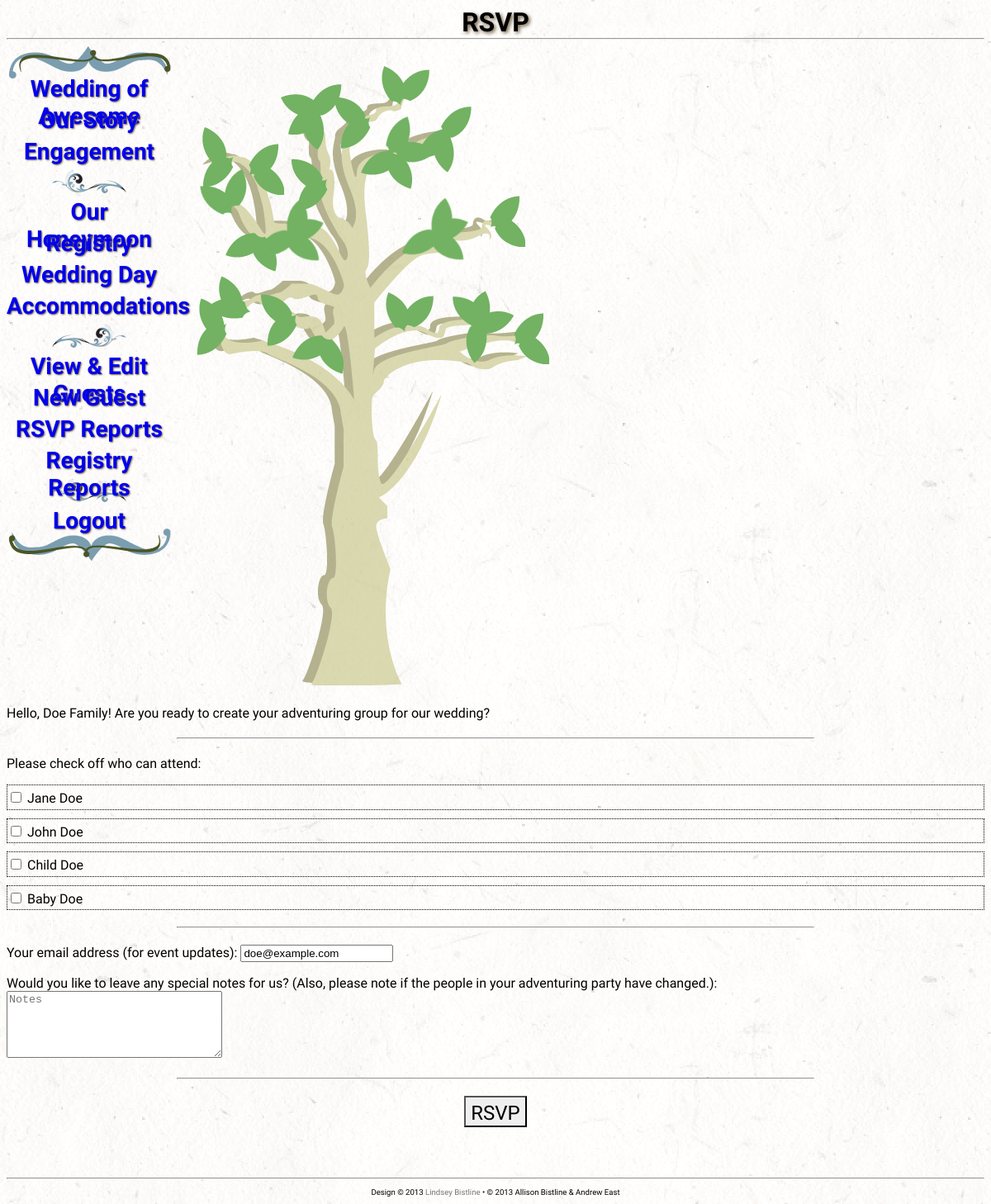
Screenshot of /weddingRoot/rsvp.php (signed in) with the database file from the repository.
### tables this page shows
CREATE TABLE IF NOT EXISTS `users` (
  `userID` smallint(5) unsigned NOT NULL AUTO_INCREMENT,
  `username` varchar(254) NOT NULL,
  `isAdmin` tinyint(1) unsigned DEFAULT '0',
  `passwordPlaintext` varchar(255) DEFAULT NULL,
  `name` varchar(254) NOT NULL,
  `email` varchar(254) DEFAULT NULL,
  `isRSVP` tinyint(1) unsigned DEFAULT '0',
  `lastRSVPTime` datetime DEFAULT NULL,
  `isThankYouSent` tinyint(1) unsigned DEFAULT '0',
  `address` text,
  `gift` text,
  `thankYouCardNotes` text,
  `notesRSVP` text,
  `lastLoginTime` datetime DEFAULT NULL,
  `password` binary(20) DEFAULT NULL,
  `isBridalShower` tinyint(1) unsigned DEFAULT '0',
  PRIMARY KEY (`userID`),
  UNIQUE KEY `username` (`username`)
);

CREATE TABLE IF NOT EXISTS `attendees` (
  `attendeeID` smallint(5) unsigned NOT NULL AUTO_INCREMENT,
  `userID` mediumint(8) unsigned NOT NULL,
  `displayName` varchar(50) DEFAULT NULL,
  `isPlusOne` tinyint(3) unsigned NOT NULL DEFAULT '0',
  `isAttending` tinyint(3) unsigned NOT NULL DEFAULT '0',
  `isInfant` tinyint(3) unsigned NOT NULL DEFAULT '0',
  `isChild` tinyint(3) unsigned NOT NULL DEFAULT '0',
  PRIMARY KEY (`attendeeID`),
  KEY `userID` (`userID`)
);

### weddingInclude/classModel.inc (called while the page is built, shortened)
<?php
class model
{
  private $dbc;
  function __construct($host, $usr, $pw, $name, $port)
  {
    $this->dbHostname = $host;
    $this->dbName = $name;
    $this->dbUser = $usr;
    $this->dbPassword = $pw;
    $this->dbPort = $port;
    $this->dbc = new mysqli($this->dbHostname, $this->dbUser, $this->dbPassword, $this->dbName, $this->dbPort);
  }
  public function isConnected()
  {
    return ($this->dbc->connect_errno) ? false : true;
  }
  public function sanitize($input)
  {
    $input = strip_tags($input);
    return $this->dbc->real_escape_string($input);
  }
  public function runQuery($queryString)
  {
    if ($this->results = $this->dbc->query($queryString))
      return true;
    else
      return false;
  }
  public function getResultsAssoc()
  {
    if ($this->results)
      return $this->results->fetch_assoc();
    else
      return false;
  }
}
?>

### weddingInclude/classWeddingUser.inc (called while the page is built, shortened)
<?php
require_once('classModel.inc');
require_once('classUsersDatabase.inc');
class weddingUser
{
  private $usersDataConnect;
  private $isConnected;
  private $currentUserID;
  private $currentFullName;
  private $currentUserEmail;
  private $currentUserIsRSVP;
  public function __construct()
  {
    $this->usersModel = new model(DB_HOST, DB_USER, DB_PASSWORD, DB_NAME, DB_PORT);
    $this->usersDataConnect = new usersDatabase($this->usersModel);
    $this->isConnected = $this->usersDataConnect->isConnected();
    $this->currentUserID = false;
    $this->currentFullName = false;
    $this->currentUserEmail= false;
    $this->currentUserIsRSVP = false;
  }
  public function setCurrentUser($usrId)
  {
    if ($this->isConnected)
    {
      if ($rowAssoc = $this->usersDataConnect->getUserRowByID($usrId))
      {
        $this->currentUserID = $rowAssoc['userID'];
        $this->currentFullName = $rowAssoc['name'];
        $this->currentUserEmail = $rowAssoc['email'];
        $this->currentUserIsRSVP = $rowAssoc['isRSVP'];
      }
      else
      {
      }
    }
    else
    {
    }
  }
  public function getCurrentFullName()
  {
    return $this->currentFullName;
  }
  public function getCurrentIsRSVP()
  {
    return (($this->currentUserIsRSVP == "1") ? true : false);
  }
  public function getCurrentUserEmail()
  {
    return $this->currentUserEmail;
  }
  public function getCurrentAttendeesArray()
  {
    return $this->usersDataConnect->getAttendeesByID($this->currentUserID);
  }
}
?>

### weddingInclude/classUsersDatabase.inc (called while the page is built, shortened)
<?php
require_once('classModel.inc');
class usersDatabase
{
  private $connectedModel;
  public function __construct(model $databaseConnect)
  {
    if ($databaseConnect->isConnected())
      $this->connectedModel = $databaseConnect;
  }
  public function isConnected()
  {
    return ($this->connectedModel->isConnected()) ? true : false;
  }
  public function getUserRowByID($usrID)
  {
    $query = 'select userID, username, name, passwordPlaintext, email, isAdmin, isRSVP, address, gift, thankYouCardNotes, isThankYouSent, isBridalShower, notesRSVP, lastLoginTime from users where userID = "';
    $query .= $this->connectedModel->sanitize($usrID) . '"';
    if ($this->connectedModel->runQuery($query))
    {
      return $this->connectedModel->getResultsAssoc();
    }
    else
    {
      return false;
    }
  }
  public function getAttendeesByID($usrID)
  {
    $query = 'select attendeeID, displayName, isPlusOne, isAttending, isInfant, isChild from attendees where userID = "';
    $query .= $this->connectedModel->sanitize($usrID) . '" order by attendeeID;';
    if ($this->connectedModel->runQuery($query))
    {
      $arr = array();
      while ($row = $this->connectedModel->getResultsAssoc())
      {
        $arr[$row['attendeeID']] = array('displayName' => $row['displayName'], 'isPlusOne' => $row['isPlusOne'], 'isAttending' => $row['isAttending'], 'isInfant' => $row['isInfant'], 'isChild' => $row['isChild']);
      }
      return $arr;
    }
    else
    {
      return false;
    }
  }
}
?>

### weddingRoot/rsvp.php (the view, shortened to what this page needs)
<?php
include("header.inc");
?>
<section class=content>
<?php
require_once("classWeddingUser.inc");
$currentUser = new weddingUser();
$currentUser->setCurrentUser($_SESSION['userID']);
if (!$currentUser->getCurrentIsRSVP())
{
  echo '<p>Hello, ' . $currentUser->getCurrentFullName() . '! Are you ready to create your adventuring group for our wedding?</p><hr style="width:65%;margin-top:20px;margin-bottom:20px;" /><p>Please check off who can attend:</p>';
}
else
{
  echo '<p>You can unlock your RSVP to edit at any time. We\'ll get an email that you\'ve made changes so we can take note of it, no worries.</p>';
  echo '<p><input type="button" id="lockButton" class="lockedButton" onclick="toggleLock()" value="Locked" /></p>';
}
?>
<form action="rsvp.php" method="post" id="rsvpForm">
<?php
$attendees = $currentUser->getCurrentAttendeesArray();
foreach ($attendees as $attID => $attendee)
{
  echo '<div class="' . (($attendee['isAttending']) ? 'a' : 'nonA') . 'ttendeeBox" id="attendeeBox[' . $attID . ']">' . "\n  ";
  echo '<input tabindex="1" type="checkbox" name="isAttending[' . $attID . ']" id="isAttending[' . $attID . ']" ' . (($attendee['isAttending']) ? 'checked ' : '') . 'onClick="changeAttStyle(' . $attID . ')" class="isAttending"' . (($currentUser->getCurrentIsRSVP()) ? ' disabled' : '') . ' /> ';
  if ($attendee['isPlusOne'])
  {
    echo '<label for="isAttending[' . $attID . ']">Plus One! (Name):</label> ';
    echo '<input type="text" name="displayName[' . $attID . ']"  id="displayName[' . $attID . ']" value="' . ((isset($attendee['displayName'])) ? $attendee['displayName'] : '') . '" size="30" placeholder="Leave blank to be called \'Guest\'"' . (($currentUser->getCurrentIsRSVP()) ? ' disabled' : '') . ' /> ';
  }
  else
  {
    echo '<label for="isAttending[' . $attID . ']">' . $attendee['displayName'] . '</label> ';
  }
  echo "\n</div>\n";
}
?>
<hr style="width:65%;margin-top:20px;margin-bottom:20px;" />
<p>
  <label for="email">Your email address (for event updates): </label>
  <input type="email" name="email" id="email" placeholder="Your Email" value="<?php echo $currentUser->getCurrentUserEmail(); ?>"<?php echo (($currentUser->getCurrentIsRSVP()) ? ' disabled' : ''); ?>>
</p>
<p>
  <label for="notesRSVP">Would you like to leave any special notes for us? (Also, please note if the people in your adventuring party have changed.):</label><br />
  <textarea name="notesRSVP" id="notesRSVP" cols="30" rows="5" placeholder="Notes"<?php echo (($currentUser->getCurrentIsRSVP()) ? ' disabled' : ''); ?>><?php echo $currentUser->getCurrentNotesRSVP(); ?></textarea>
</p>
<hr style="width:65%;margin-top:20px;margin-bottom:20px;" />
<p style="text-align:center;">
  <input type="submit" name="submitted" id="submitted" style="font-size:150%" value="<?php echo (($currentUser->getCurrentIsRSVP()) ? 'RSVP & Email' : 'RSVP'); ?>" tabindex="42"<?php echo (($currentUser->getCurrentIsRSVP()) ? ' disabled' : ''); ?> class="<?php echo (($currentUser->getCurrentIsRSVP()) ? 'disabledButton' : 'enabledButton'); ?>" />
</p>
</form>
</section>
<?php include("footer.inc"); ?>

### weddingRoot/css/style.css (style rules this page uses)
html { background: url('../resources/page_resources/lightpaperfibers2x.png') fixed; }
body { font-family: 'Gentium Basic', serif; color: <?php echo $colorRainforest; ?>; }
hr { border:<?php echo $colorCascades; ?> solid 1px; }
.isAttending { border: 2px black; }
#rsvpForm div { line-height:1.6em; padding-top:3px; border:1px dotted; margin-bottom:10px; display: block; position: relative; z-index: 0; }
#rsvpForm div:after { content: ""; opacity: 0.5; top: 0; left: 0; bottom: 0; right: 0; position: absolute; z-index: -1; }
#rsvpForm div.nonAttendeeBox:after { background: <?php echo $colorDesert; ?> url('../resources/page_resources/squairy_light_transparency.png'); }
input[type="button"]:enabled, input[type="submit"]:enabled { font-family: 'Gentium Basic', serif; font-size:1em; padding-top:5px; padding-bottom:1px; color: <?php echo $colorRainforest; ?>; background-color: <?php echo $colorDesert; ?>; border-style:outset; }

### rows the page displays
users: name "Doe Family", email "doe@example.com", submitted "RSVP"
attendees: displayName "Jane Doe"
attendees: displayName "John Doe"
attendees: displayName "Child Doe"
attendees: displayName "Baby Doe"

### other values shown
$page_title "RSVP"
